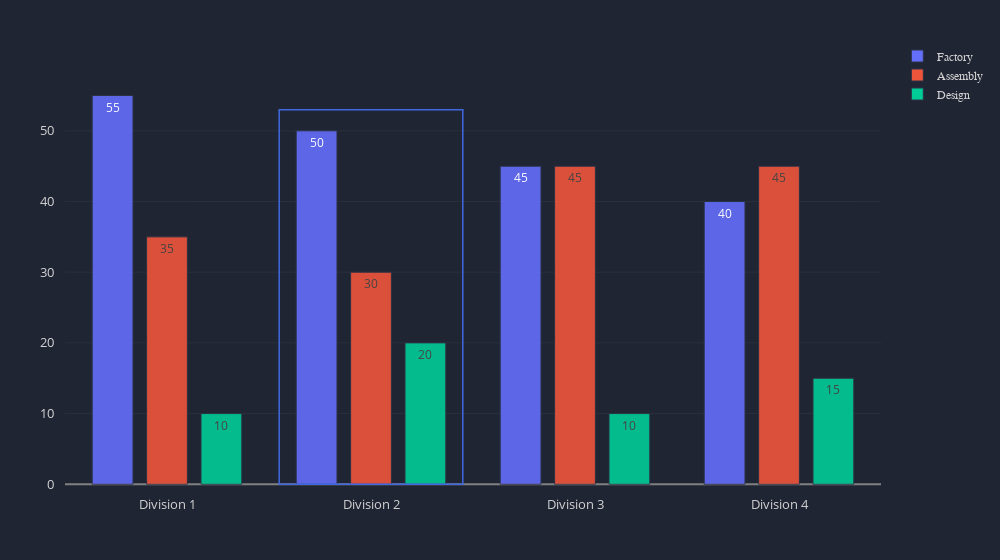

Notebook code for this chart:
### Markdown cell above
## Grouped Vertical Bar Chart

### Code cell
index = ['Factory', 'Assembly', 'Design']
values = {'Division 1': [55, 35, 10], 
         'Division 2': [50, 30, 20],
         'Division 3': [45, 45, 10],
         'Division 4': [40, 45, 15]}

data = pd.DataFrame(data=values, index=index)

color_palette = chart.color_palette()
layout = chart.layout(width=1000, ml=50, palette=color_palette)
shape = chart.add_shape(x0=0.55, x1=1.45, y0=0, y1=53, xref='paper', fill_color=None, opacity=1, line_width=1.5)
chart.bar(df=data, layout=layout, bar_width=0.20,  shapes=shape, textpos='inside', linewidth=1)

### Figure 1 — Plotly figure (JSON) as saved in the notebook; plotly's stock layout.template omitted (floating-point values rounded to 4 significant figures)
{"data": [{"marker": {"line": {"color": "#2C3347", "width": 1}, "opacity": 0.9}, "name": "Factory", "orientation": "v", "text": [55, 50, 45, 40], "textposition": "inside", "type": "bar", "width": 0.2, "x": ["Division 1", "Division 2", "Division 3", "Division 4"], "y": [55, 50, 45, 40]}, {"marker": {"line": {"color": "#2C3347", "width": 1}, "opacity": 0.9}, "name": "Assembly", "orientation": "v", "text": [35, 30, 45, 45], "textposition": "inside", "type": "bar", "width": 0.2, "x": ["Division 1", "Division 2", "Division 3", "Division 4"], "y": [35, 30, 45, 45]}, {"marker": {"line": {"color": "#2C3347", "width": 1}, "opacity": 0.9}, "name": "Design", "orientation": "v", "text": [10, 20, 10, 15], "textposition": "inside", "type": "bar", "width": 0.2, "x": ["Division 1", "Division 2", "Division 3", "Division 4"], "y": [10, 20, 10, 15]}], "layout": {"autosize": true, "legend": {"bordercolor": "#202534", "borderwidth": 0, "font": {"color": "lightgrey", "family": "sans-serif", "size": 12}, "itemclick": "toggle", "itemdoubleclick": "toggleothers", "orientation": "v", "traceorder": "normal", "valign": "middle", "x": 1.02, "xanchor": "left", "y": 1, "yanchor": "middle"}, "margin": {"b": 75, "l": 50, "pad": 10, "r": 50, "t": 75}, "paper_bgcolor": "#202534", "plot_bgcolor": "#202534", "shapes": [{"line": {"color": "royalblue", "dash": "solid", "width": 1.5}, "opacity": 1, "type": "rect", "x0": 0.55, "x1": 1.45, "xref": "x", "y0": 0, "y1": 53, "yref": "y"}], "showlegend": true, "title": {"font": {"color": "lightgrey", "family": "sans-serif", "size": 24}, "text": "", "x": 0.5}, "width": 1000, "xaxis": {"autorange": true, "color": "lightgrey", "dtick": 1, "gridcolor": "#343846", "gridwidth": 0.5, "separatethousands": true, "showgrid": false, "showline": false, "showticklabels": true, "tickangle": 0, "tickfont": {"color": "lightgrey", "size": 13}, "tickformat": "", "tickmode": "auto", "title": {"font": {"color": "lightgrey", "family": "sans-serif", "size": 18}, "text": ""}, "type": "-", "zeroline": false, "zerolinecolor": "grey"}, "yaxis": {"autorange": true, "color": "lightgrey", "dtick": 1, "gridcolor": "#343846", "gridwidth": 0.5, "separatethousands": true, "showgrid": true, "showline": false, "showticklabels": true, "tickangle": 0, "tickfont": {"color": "lightgrey", "size": 13}, "tickformat": "", "tickmode": "auto", "ticks": "", "title": {"font": {"color": "lightgrey", "family": "sans-serif", "size": 18}, "text": ""}, "type": "-", "zeroline": true, "zerolinecolor": "grey"}}}
